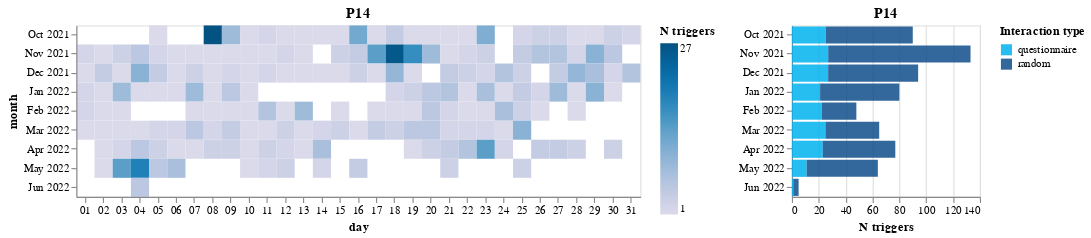

The code cell stored with this chart in its notebook:
### Code cell
# p14
p14 = ale.get_usage(df=df_alexa, pid='P14')
ale.plot_heatmap_daily(p14, 'P14') | ale.plot_monthly(p14, 'P14')

### Figure 1 — Vega-Lite specification as saved in the notebook (floating-point values rounded to 4 significant figures; data arrays with more than 128 entries replaced by an {"elided": "..."} marker saying what was removed)
{"config": {"view": {"continuousWidth": 400, "continuousHeight": 300}}, "hconcat": [{"mark": "rect", "encoding": {"color": {"aggregate": "sum", "field": "counts", "scale": {"scheme": "purpleblue"}, "title": "N triggers", "type": "quantitative"}, "x": {"field": "timeframe", "timeUnit": "date", "title": "day", "type": "ordinal"}, "y": {"field": "timeframe", "timeUnit": "yearmonth", "title": "month", "type": "ordinal"}}, "height": 155, "title": "P14", "width": 510}, {"mark": "bar", "encoding": {"color": {"field": "int_type", "legend": {"title": "Interaction type"}, "scale": {"range": ["rgba(0,178,238,0.85)", "rgba(16,78,139,0.85)"]}, "type": "nominal"}, "x": {"aggregate": "sum", "field": "counts", "title": "N triggers", "type": "quantitative"}, "y": {"field": "timeframe", "timeUnit": "yearmonth", "title": "", "type": "ordinal"}}, "height": 155, "title": "P14", "width": 170}], "data": {"name": "data-82c5a1622b5e06833b071ca16a3efcfe"}, "$schema": "https://vega.github.io/schema/vega-lite/v4.17.0.json", "datasets": {"data-82c5a1622b5e06833b071ca16a3efcfe": {"elided": "656 records"}}}
